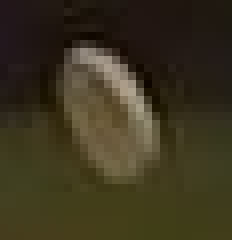
#> input picture templates/temp1.JPG, 29 x 30 px (shown 8 times larger); its folder holds only this picture in this run
$ python white_filter_images.py
#> lines starting #> are read from the running program, lines starting #| are printed output that depends on the picture; after the words box and inside, x2 and y2 are one past the last pixel; in counts of white or black regions, pixels touching at a corner belong together
import cv2.cv2 as cv2
import sys
import numpy as np
import glob


def filter_white_only(frame):
    hsv = cv2.cvtColor(frame, cv2.COLOR_BGR2HSV)
    lower = np.array([0, 0, 120])
    upper = np.array([255, 80, 255])
    # Threshold the HSV image to get only white colors
    white_threshold = cv2.inRange(hsv, lower, upper)
    #cv2.imshow("white_threshold", white_threshold)
    return white_threshold


templates = [cv2.imread(file)
             for file in glob.glob('templates/temp*.jpg')]
#> templates = 1 item

for tmp in templates:
    mask = filter_white_only(tmp)
    img = cv2.bitwise_and(tmp, tmp, mask=mask)
    cv2.imshow('img', img)
#> this loop made 1 pass
#> (lower in filter_white_only, upper in filter_white_only) on pass 1: ([0, 0, 120], [255, 80, 255])
#> pass 1, in filter_white_only, `white_threshold = cv2.inRange(hsv, lower, upper)`:
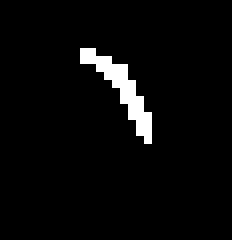
#> white_threshold: shape (30, 29) (shown 8 times larger); 3.6% white in thin lines or dots, all inside (x1, y1, x2, y2) = (10, 6, 19, 18)
#> pass 1, `img = cv2.bitwise_and(tmp, tmp, mask=mask)`:
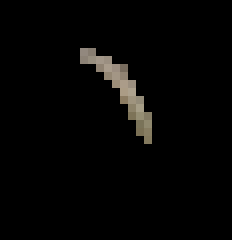
#> img: shape (30, 29, 3) (shown 8 times larger); mean B, G, R 4.2, 4.9, 5.3

$ run again, on templates/temp3.JPG
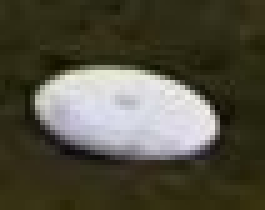
#> input picture templates/temp3.JPG, 53 x 42 px (shown 5 times larger)
#> templates = 1 item
#> the loop `for tmp in templates:` made 1 pass
#> (lower in filter_white_only, upper in filter_white_only) on pass 1: ([0, 0, 120], [255, 80, 255])
#> pass 1, in filter_white_only, `white_threshold = cv2.inRange(hsv, lower, upper)`:
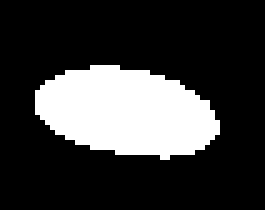
#> white_threshold: shape (42, 53) (shown 5 times larger); 22.8% white; 1 white region, box (x1, y1, x2, y2) and area: (7, 13, 44, 32) 507
#> pass 1, `img = cv2.bitwise_and(tmp, tmp, mask=mask)`:
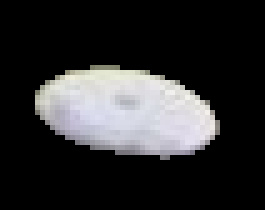
#> img: shape (42, 53, 3) (shown 5 times larger); mean B, G, R 47.1, 46.1, 46.3
